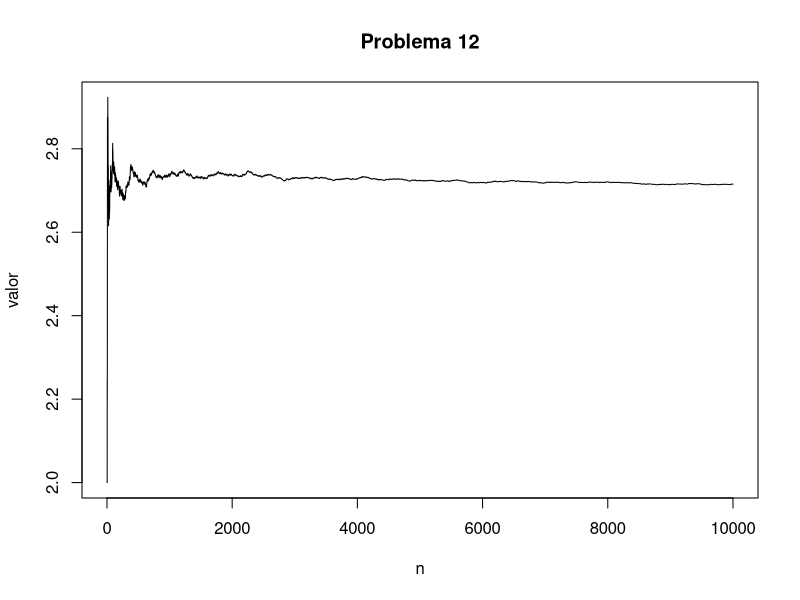

Write the R code that produced this figure.
# Problema 12
rm(list=ls())

k<-10000
N=rep(0,k)

for(i in 1:k){
    u<-runif(1,0,1)
    suma<-0
    n<-0
    while(suma<1){
        suma<-suma+u
        u<-runif(1,0,1)
        n<-n+1
    }
 N[i]<-n   
}
esperanza=cumsum(N)/(1:k)
plot(esperanza,type='l',xlab='n',ylab='valor',main='Problema 12')

print(paste("Esperanza -> ",esperanza[k]))

